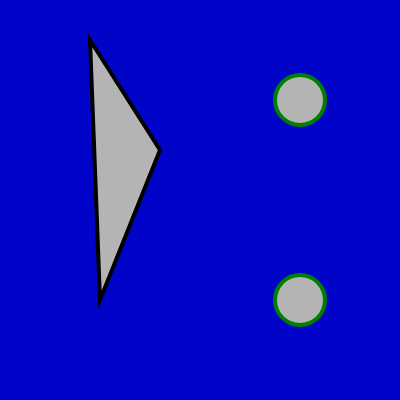
Frame 1 (no input)
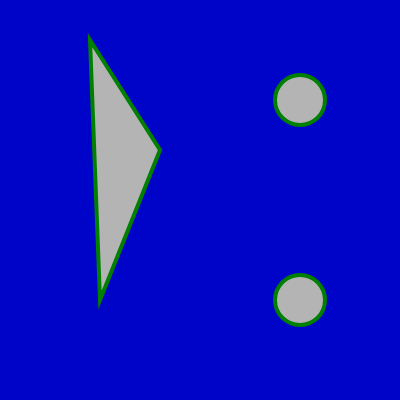
Frame 60 (no input)
Frame 120 (the mouse pressed at the canvas centre since frame 60): identical to frame 60, image omitted

The p5.js sketch that drew these frames (run headless with seeded random() and noise() and a simulated clock; from frame 60 on, the mouse is pressed at the canvas centre):

// p5.js sketch
// ── sketch.js
/*
Basic P5 sketch.
Created by Lisa Jiang May 2017.
*/
// Every P5 sketch (program) requires at least 2 functions: function setup() and function draw ()
// function is a function indicator keyword

function setup() { //parenthesis holds arguements or parameters
  createCanvas(400,400); // the createCanvas() function sets the canvas sz, set at 400x 400 px
}

function draw() {//brackets contain statements
  background(0,3,200);//background() function sets bg color 
  fill(180);// filled with color code for grey inside the shapes
  strokeWeight(4);//length thickness of 4 for the shapes
  triangle(90,40,160, 150, 100, 300);
  stroke('green');//stroke line is green
  ellipse(300,300, 50, 50)
  ellipse(300,100, 50,50)
}
